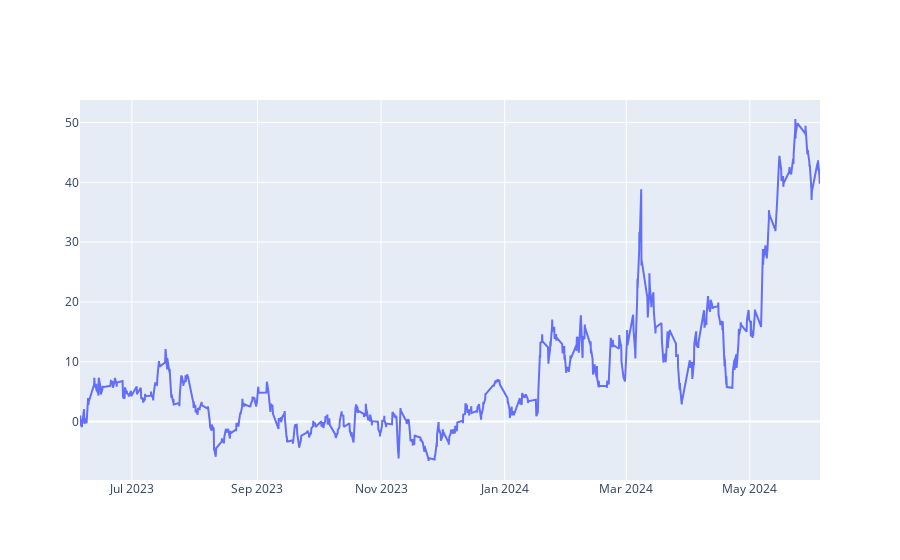

Notebook code for this chart:
### Code cell
# Plot the difference between the two tickers

fig = go.Figure()
fig.add_trace(go.Scatter(x=tsm_qcom_dif.index, y=tsm_qcom_dif, name='TSM-QCOM'))

fig.show()

### Figure 1 — Plotly figure (JSON) as saved in the notebook; plotly's stock layout.template omitted (floating-point values rounded to 4 significant figures; data arrays with more than 128 entries replaced by an {"elided": "..."} marker saying what was removed)
{"data": [{"name": "TSM-QCOM", "type": "scatter", "x": {"elided": "1756 str values"}, "y": {"elided": "1756 float values"}}], "layout": {}}
